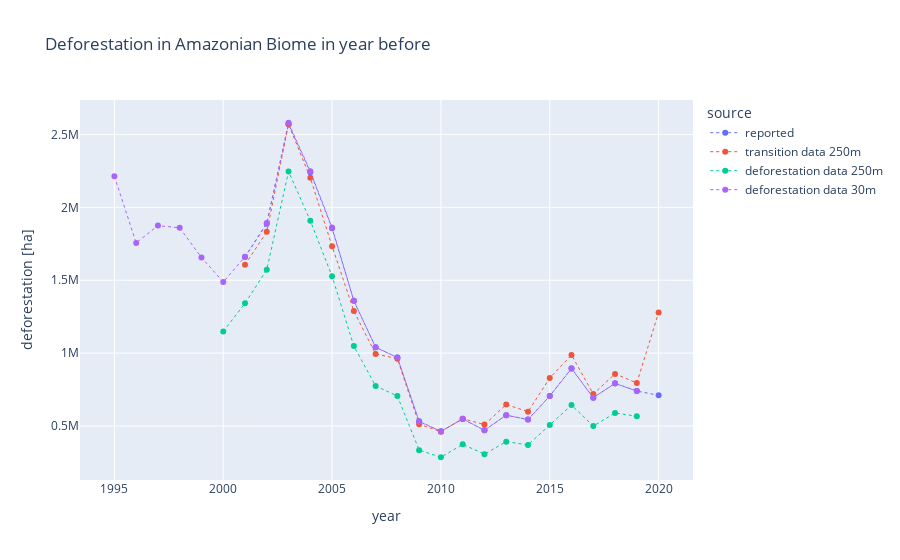

Write notebook code for a chart like this one.
### Code cell
import plotly.express as px
fig = px.line(deforestation_df, x="year", y="deforestation [ha]", color="source", title="Deforestation in Amazonian Biome in year before")
# add markers to points
fig.update_traces(mode='lines+markers')
# make lines see-through
fig.update_traces(line=dict(width=1, dash='dot'))
fig.show()
# save figure with dpi 200
fig.write_image("../reports/figures/deforestation_rate.png", scale=2)

### Figure 1 — Plotly figure (JSON) as saved in the notebook; plotly's stock layout.template omitted (floating-point values rounded to 4 significant figures)
{"data": [{"hovertemplate": "source=reported<br>year=%{x}<br>deforestation [ha]=%{y}<extra></extra>", "legendgroup": "reported", "line": {"color": "#636efa", "dash": "dot", "width": 1}, "marker": {"symbol": "circle"}, "mode": "lines+markers", "name": "reported", "orientation": "v", "showlegend": true, "type": "scatter", "x": [2001, 2002, 2003, 2004, 2005, 2006, 2007, 2008, 2009, 2010, 2011, 2012, 2013, 2014, 2015, 2016, 2017, 2018, 2019, 2020], "xaxis": "x", "y": [1659000.0, 1887000.0, 2570000.0, 2241000.0, 1856000.0, 1359000.0, 1040000.0, 969600.0, 531700.0, 463600.0, 547800.0, 470500.0, 574100.0, 544100.0, 705900.0, 895600.0, 694300.0, 792900.0, 740200.0, 710300.0], "yaxis": "y"}, {"hovertemplate": "source=transition data 250m<br>year=%{x}<br>deforestation [ha]=%{y}<extra></extra>", "legendgroup": "transition data 250m", "line": {"color": "#EF553B", "dash": "dot", "width": 1}, "marker": {"symbol": "circle"}, "mode": "lines+markers", "name": "transition data 250m", "orientation": "v", "showlegend": true, "type": "scatter", "x": [2001, 2002, 2003, 2004, 2005, 2006, 2007, 2008, 2009, 2010, 2011, 2012, 2013, 2014, 2015, 2016, 2017, 2018, 2019, 2020], "xaxis": "x", "y": [1607000.0, 1832000.0, 2571000.0, 2202000.0, 1734000.0, 1288000.0, 994200.0, 962000.0, 512500.0, 461200.0, 550100.0, 509400.0, 647400.0, 597800.0, 829500.0, 986400.0, 719100.0, 857500.0, 794900.0, 1278000.0], "yaxis": "y"}, {"hovertemplate": "source=deforestation data 250m<br>year=%{x}<br>deforestation [ha]=%{y}<extra></extra>", "legendgroup": "deforestation data 250m", "line": {"color": "#00cc96", "dash": "dot", "width": 1}, "marker": {"symbol": "circle"}, "mode": "lines+markers", "name": "deforestation data 250m", "orientation": "v", "showlegend": true, "type": "scatter", "x": [2000, 2001, 2002, 2003, 2004, 2005, 2006, 2007, 2008, 2009, 2010, 2011, 2012, 2013, 2014, 2015, 2016, 2017, 2018, 2019], "xaxis": "x", "y": [1149000.0, 1342000.0, 1572000.0, 2246000.0, 1908000.0, 1527000.0, 1048000.0, 775000.0, 705100.0, 334300.0, 285500.0, 374100.0, 306900.0, 392500.0, 370400.0, 507000.0, 643400.0, 499700.0, 589100.0, 566600.0], "yaxis": "y"}, {"hovertemplate": "source=deforestation data 30m<br>year=%{x}<br>deforestation [ha]=%{y}<extra></extra>", "legendgroup": "deforestation data 30m", "line": {"color": "#ab63fa", "dash": "dot", "width": 1}, "marker": {"symbol": "circle"}, "mode": "lines+markers", "name": "deforestation data 30m", "orientation": "v", "showlegend": true, "type": "scatter", "x": [1995, 1996, 1997, 1998, 1999, 2000, 2001, 2002, 2003, 2004, 2005, 2006, 2007, 2008, 2009, 2010, 2011, 2012, 2013, 2014, 2015, 2016, 2017, 2018, 2019], "xaxis": "x", "y": [2213000.0, 1756000.0, 1875000.0, 1860000.0, 1656000.0, 1488000.0, 1661000.0, 1893000.0, 2580000.0, 2248000.0, 1861000.0, 1359000.0, 1040000.0, 969600.0, 530600.0, 462700.0, 548900.0, 470700.0, 574200.0, 543700.0, 705500.0, 893300.0, 693900.0, 792100.0, 739500.0], "yaxis": "y"}], "layout": {"legend": {"title": {"text": "source"}, "tracegroupgap": 0}, "title": {"text": "Deforestation in Amazonian Biome in year before"}, "xaxis": {"anchor": "y", "domain": [0, 1], "title": {"text": "year"}}, "yaxis": {"anchor": "x", "domain": [0, 1], "title": {"text": "deforestation [ha]"}}}}
